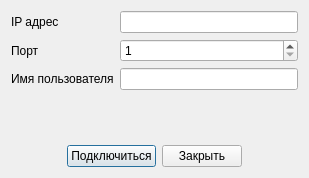
<?xml version="1.0" encoding="UTF-8"?>
<ui version="4.0">
 <class>Dialog</class>
 <widget class="QDialog" name="Dialog">
  <property name="geometry">
   <rect>
    <x>0</x>
    <y>0</y>
    <width>309</width>
    <height>178</height>
   </rect>
  </property>
  <property name="windowTitle">
   <string>Подключение</string>
  </property>
  <property name="windowIcon">
   <iconset>
    <normaloff>truck.png</normaloff>truck.png</iconset>
  </property>
  <layout class="QVBoxLayout" name="vertical_layout">
   <item>
    <layout class="QFormLayout" name="form_layout">
     <item row="0" column="0">
      <widget class="QLabel" name="label_ip_address">
       <property name="text">
        <string>IP адрес</string>
       </property>
      </widget>
     </item>
     <item row="0" column="1">
      <widget class="QLineEdit" name="line_edit_host"/>
     </item>
     <item row="1" column="0">
      <widget class="QLabel" name="label_port">
       <property name="text">
        <string>Порт</string>
       </property>
      </widget>
     </item>
     <item row="1" column="1">
      <widget class="QSpinBox" name="spin_box_port">
       <property name="minimum">
        <number>1</number>
       </property>
       <property name="maximum">
        <number>100000</number>
       </property>
      </widget>
     </item>
     <item row="2" column="0">
      <widget class="QLabel" name="label_user_name">
       <property name="text">
        <string>Имя пользователя</string>
       </property>
      </widget>
     </item>
     <item row="2" column="1">
      <widget class="QLineEdit" name="line_edit_username"/>
     </item>
    </layout>
   </item>
   <item>
    <spacer name="vertical_spacer">
     <property name="orientation">
      <enum>Qt::Vertical</enum>
     </property>
     <property name="sizeHint" stdset="0">
      <size>
       <width>20</width>
       <height>40</height>
      </size>
     </property>
    </spacer>
   </item>
   <item>
    <layout class="QHBoxLayout" name="horizontal_layout">
     <item>
      <spacer name="horizontal_spacer">
       <property name="orientation">
        <enum>Qt::Horizontal</enum>
       </property>
       <property name="sizeHint" stdset="0">
        <size>
         <width>40</width>
         <height>20</height>
        </size>
       </property>
      </spacer>
     </item>
     <item>
      <widget class="QPushButton" name="button_connect">
       <property name="text">
        <string>Подключиться</string>
       </property>
      </widget>
     </item>
     <item>
      <widget class="QPushButton" name="button_close">
       <property name="text">
        <string>Закрыть</string>
       </property>
      </widget>
     </item>
     <item>
      <spacer name="horizontal_spacer_2">
       <property name="orientation">
        <enum>Qt::Horizontal</enum>
       </property>
       <property name="sizeHint" stdset="0">
        <size>
         <width>40</width>
         <height>20</height>
        </size>
       </property>
      </spacer>
     </item>
    </layout>
   </item>
  </layout>
 </widget>
 <resources/>
 <connections/>
</ui>
